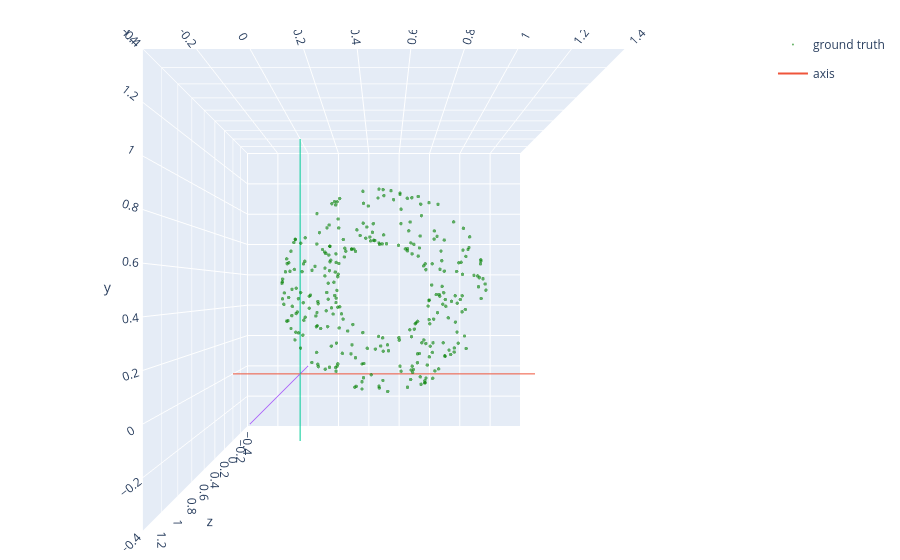

The code cell stored with this chart in its notebook:
### Markdown cell above
## Step 1 - The ground-truth point cloud

We sample points from the surface of a torus. This is the shape we will try to
recover; the algorithm never sees it directly.

### Code cell
points = datasets.get_dataset_points("demo:torus", n_points=300, normalize=True)
print("point cloud shape:", points.shape)

plot_point_clouds([points], names=["ground truth"], colors=["green"])

### Figure 1 — Plotly figure (JSON) as saved in the notebook; plotly's stock layout.template omitted (floating-point values rounded to 4 significant figures; data arrays with more than 128 entries replaced by an {"elided": "..."} marker saying what was removed)
{"data": [{"marker": {"color": "green", "colorscale": [[0, "#ff0000"], [0.1111, "#ffa700"], [0.2222, "#afff00"], [0.3333, "#08ff00"], [0.4444, "#00ff9f"], [0.5556, "#00b7ff"], [0.6667, "#0010ff"], [0.7778, "#9700ff"], [0.8889, "#ff00bf"], [1, "#ff0000"]], "opacity": 0.6, "size": 2, "symbol": "circle"}, "mode": "markers", "name": "ground truth", "type": "scatter3d", "x": {"elided": "300 float values"}, "y": {"elided": "300 float values"}, "z": {"elided": "300 float values"}}, {"legendgroup": "axis", "mode": "lines", "name": "axis", "showlegend": true, "type": "scatter3d", "x": [-0.4, 1.4], "y": [0, 0], "z": [0, 0]}, {"legendgroup": "axis", "mode": "lines", "name": "axis", "showlegend": false, "type": "scatter3d", "x": [0, 0], "y": [-0.4, 1.4], "z": [0, 0]}, {"legendgroup": "axis", "mode": "lines", "name": "axis", "showlegend": false, "type": "scatter3d", "x": [0, 0], "y": [0, 0], "z": [-0.4, 1.4]}], "layout": {"margin": {"b": 10, "l": 10, "r": 10, "t": 30}, "scene": {"aspectmode": "cube", "camera": {"center": {"x": 0, "y": 0, "z": 0}, "eye": {"x": 0, "y": 0, "z": 1.8}, "projection": {"type": "perspective"}, "up": {"x": 0, "y": 1, "z": 0}}, "xaxis": {"range": [-0.4, 1.4]}, "yaxis": {"range": [-0.4, 1.4]}, "zaxis": {"range": [-0.4, 1.4]}}}}
